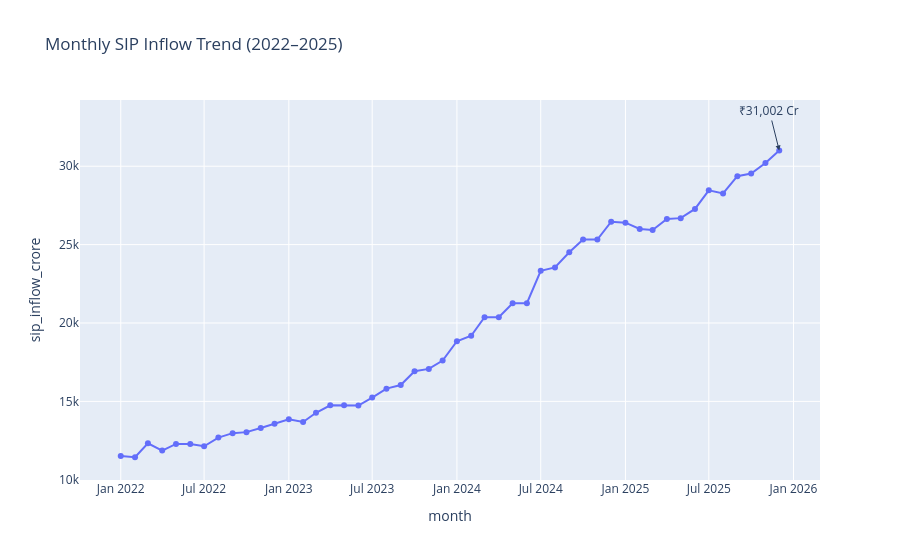

Here is the notebook cell this chart was saved with:
### Code cell
fig.write_html("../charts/sip_trend.html")

fig.show()
